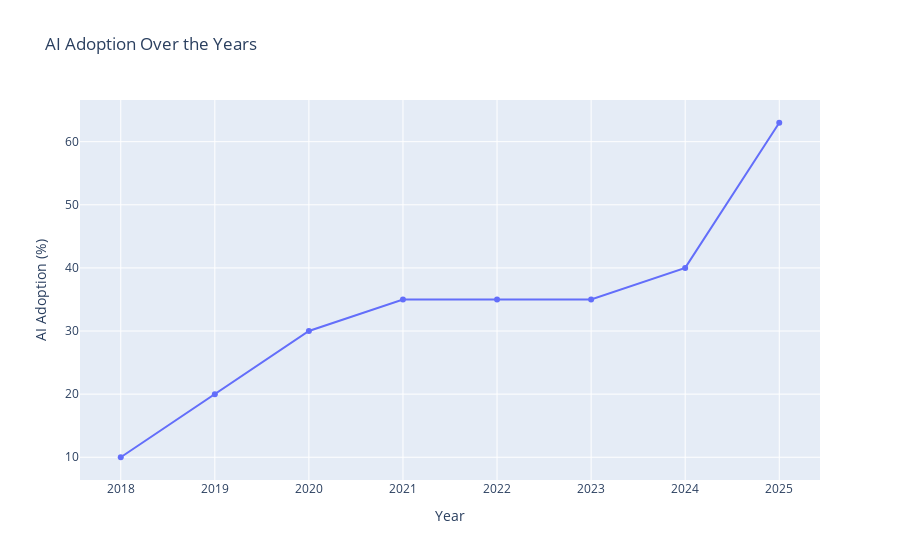

Source (notebook cell):
### Code cell
# Line Chart - AI Adoption over the Years
line_fig = px.line(df, x='Year', y='AI Adoption (%)', title='AI Adoption Over the Years', markers=True)
line_fig.show()

### Figure 1 — Plotly figure (JSON) as saved in the notebook; plotly's stock layout.template omitted (floating-point values rounded to 4 significant figures)
{"data": [{"hovertemplate": "Year=%{x}<br>AI Adoption (%)=%{y}<extra></extra>", "legendgroup": "", "line": {"color": "#636efa", "dash": "solid"}, "marker": {"symbol": "circle"}, "mode": "lines+markers", "name": "", "orientation": "v", "showlegend": false, "type": "scatter", "x": [2018, 2019, 2020, 2021, 2022, 2023, 2024, 2025], "xaxis": "x", "y": [10, 20, 30, 35, 35, 35, 40, 63], "yaxis": "y"}], "layout": {"legend": {"tracegroupgap": 0}, "title": {"text": "AI Adoption Over the Years"}, "xaxis": {"anchor": "y", "domain": [0, 1], "title": {"text": "Year"}}, "yaxis": {"anchor": "x", "domain": [0, 1], "title": {"text": "AI Adoption (%)"}}}}
